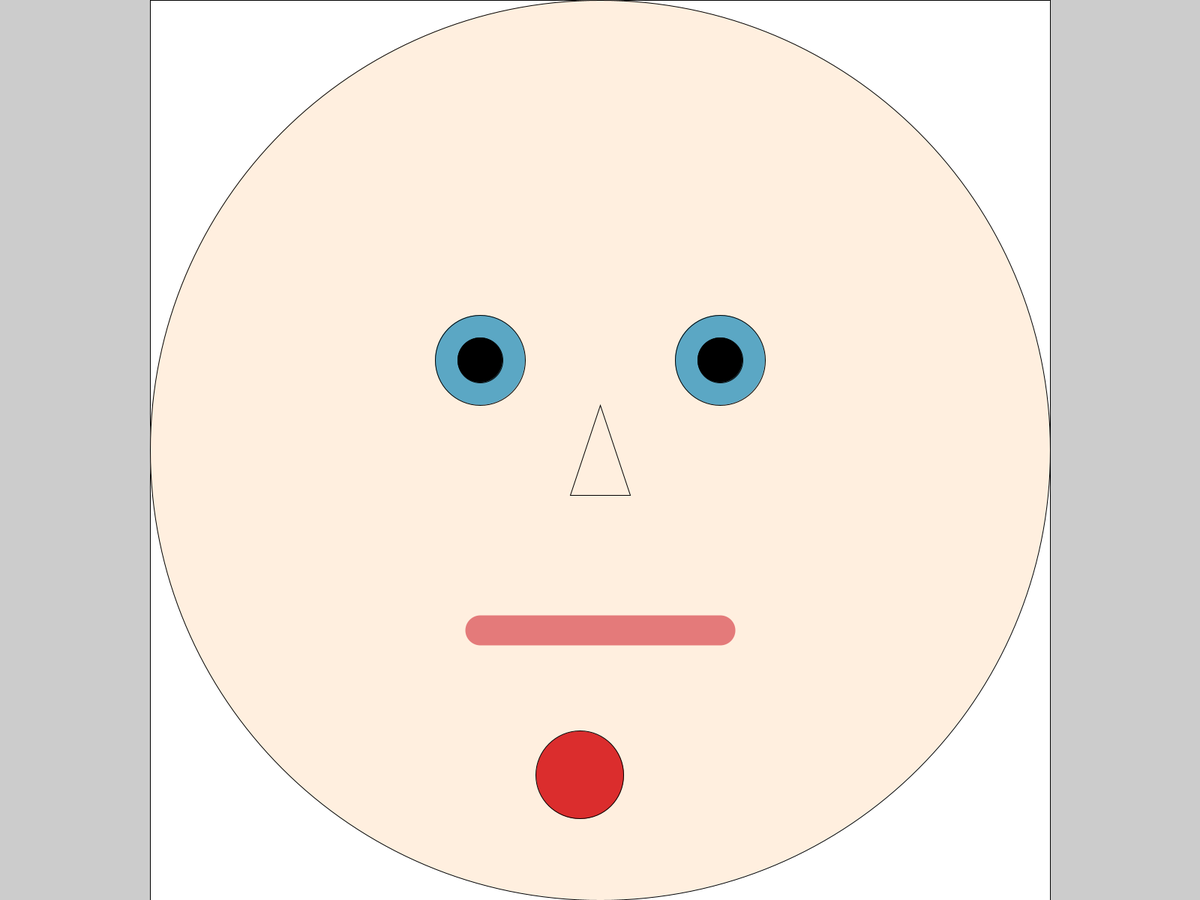
Frame 1 (no input)
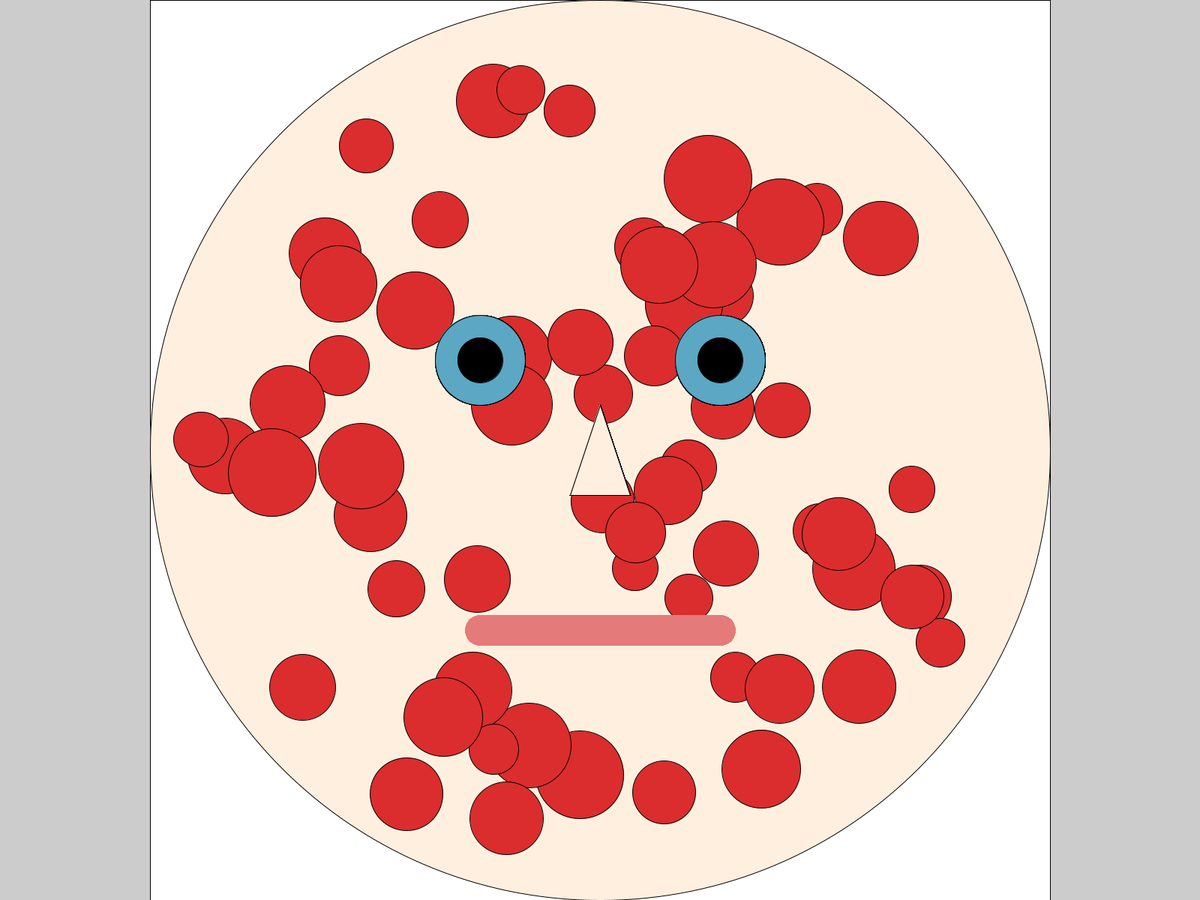
Frame 60 (the mouse pressed at the canvas centre just before this capture)
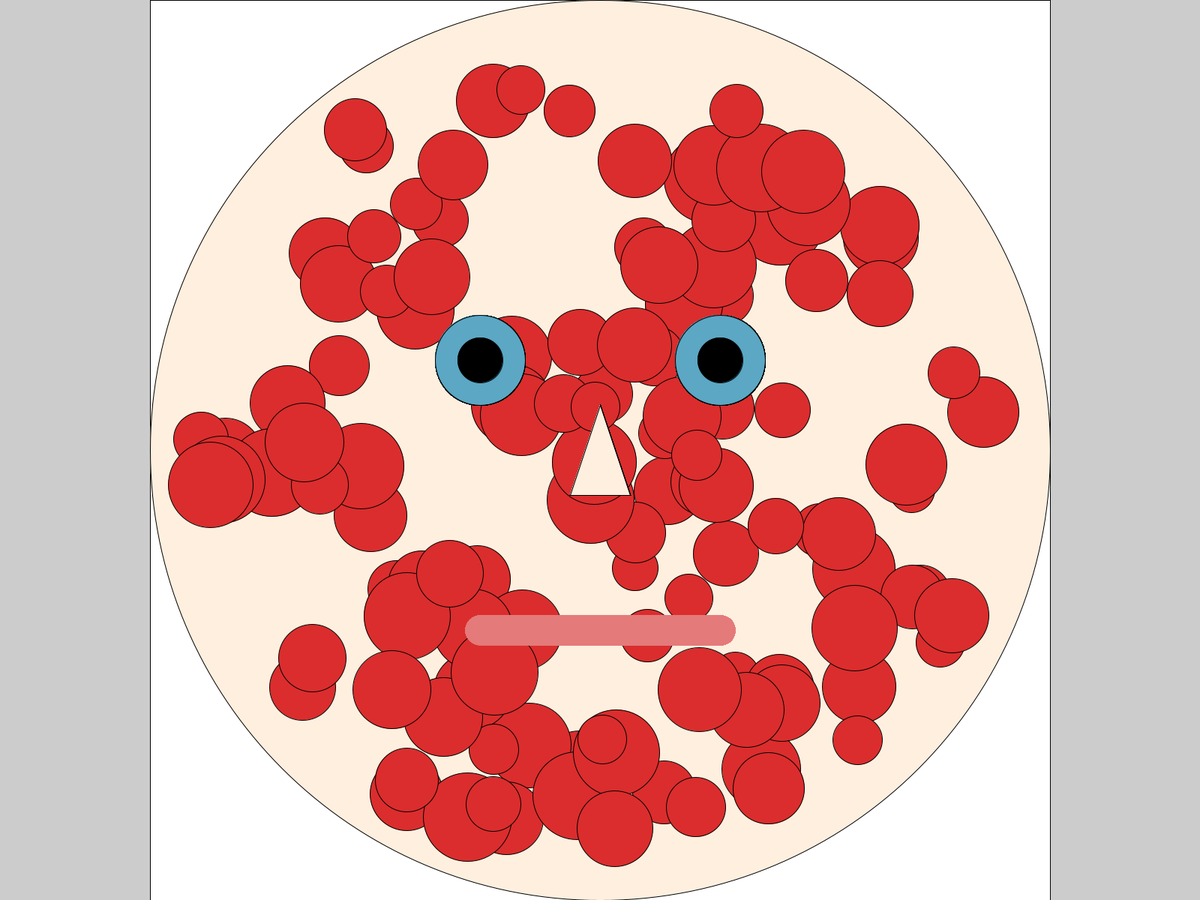
Frame 120 (the mouse held since frame 60 and released just before this capture)

The Processing sketch that drew these frames (run headless with seeded random() and noise(); from frame 60 on, the mouse is pressed at the canvas centre):

// Processing sketch: compositeShapes
// ── compositeShapes.pde
//Measles
//
float rectX, rectY, rectWidth, rectHeight;
float circleX, circleY, circleDiameter;
float eyeX1, eyeY1, eyeDiameter1;
float pupilX1, pupilY1, pupilDiameter1;
float eyeX2, eyeY2, eyeDiameter2;
float pupilX2, pupilY2, pupilDiameter2;
color black=#000000, blue=#5BA7C4, orange=#FFEFDF, red=#E47A7A, darkRed=#DB2D2D, white=#FFFFFF;
color eyeColour, pupilColour, skinColour, mouthColour, measleColour, resetColour;
float noseX1, noseY1, noseX2, noseY2, noseX3, noseY3;
float mouthX1, mouthY1, mouthX2, mouthY2;
float mouthThick, reset;
float measleX, measleY, measleDiameter;

//
void setup() {
  //Geometry
  fullScreen();
  //
  //Population
  rectX = displayWidth*1/2 - displayHeight*1/2;
  rectY = displayHeight*0;
  rectWidth = displayHeight;
  rectHeight = displayHeight;
  //
  circleX = displayWidth*1/2;
  circleY = displayHeight*1/2;
  circleDiameter = displayHeight; //Smallest Dismension
  //
  eyeX1 = displayWidth*4/10;
  eyeY1 = displayHeight*4/10;
  eyeDiameter1 = displayHeight*1/10;
  //
  pupilX1 = displayWidth*4/10;
  pupilY1 = displayHeight*4/10;
  pupilDiameter1 = displayHeight*1/20;
  //
  eyeX2 = displayWidth*6/10;
  eyeY2 = displayHeight*4/10;
  eyeDiameter2 = displayHeight*1/10;
  //
  pupilX2 = displayWidth*6/10;
  pupilY2 = displayHeight*4/10;
  pupilDiameter2 = displayHeight*1/20;
  //
  eyeColour = blue;
  pupilColour = black;
  skinColour = orange;
  resetColour = white;
  measleColour = darkRed;
  //
  noseX1 = displayWidth*1/2;
  noseY1 = displayHeight*9/20;
  noseX2 = displayWidth*19/40;
  noseY2 = displayHeight*11/20;
  noseX3 = displayWidth*21/40;
  noseY3 = displayHeight*11/20;
  //
  mouthColour = red;
  mouthX1 = eyeX1;
  mouthY1 = displayHeight*7/10;
  mouthX2 = eyeX2;
  mouthY2 = mouthY1;
  mouthThick = 40;
  reset = 1;
  //
  //
  //Canvas
  rect(rectX, rectY, rectWidth, rectHeight);
  // Face
  fill(skinColour);
  ellipse(circleX, circleY, circleDiameter, circleDiameter);
  } //End setup()
//
void draw() {
  //Population that changes

  //
  // Eyes
  fill(eyeColour);
  ellipse(eyeX1, eyeY1, eyeDiameter1, eyeDiameter1);
  fill(pupilColour);
  ellipse(pupilX1, pupilY1, pupilDiameter1, pupilDiameter1);
  fill(eyeColour);
  ellipse(eyeX2, eyeY2, eyeDiameter2, eyeDiameter2);
  fill(pupilColour);
  ellipse(pupilX2, pupilY2, pupilDiameter2, pupilDiameter2);
  // Nose
  fill(skinColour);
  triangle(noseX1, noseY1, noseX2, noseY2, noseX3, noseY3);
  // Mouth
  strokeWeight(mouthThick);
  stroke(mouthColour);
  line(mouthX1, mouthY1, mouthX2, mouthY2);
  strokeWeight(reset);
  stroke(black);
  //Measles
  float r = (displayHeight/2 - displayHeight/20) * sqrt(random(1));
  float theta = random(1) * 2 * PI;
  measleX = displayWidth/2 + r * cos(theta);
  measleY = displayHeight/2 + r * sin(theta);
//  measleX = random(displayWidth*1/2 - displayHeight*1/2, displayWidth*1/2 + displayHeight*1/2);
  //measleY = random(0, displayHeight);
  measleDiameter = random(pupilDiameter1, eyeDiameter1);
  fill(measleColour);
  ellipse(measleX, measleY, measleDiameter, measleDiameter);
  fill(resetColour);
  //Shape
  //
  } //End draw
